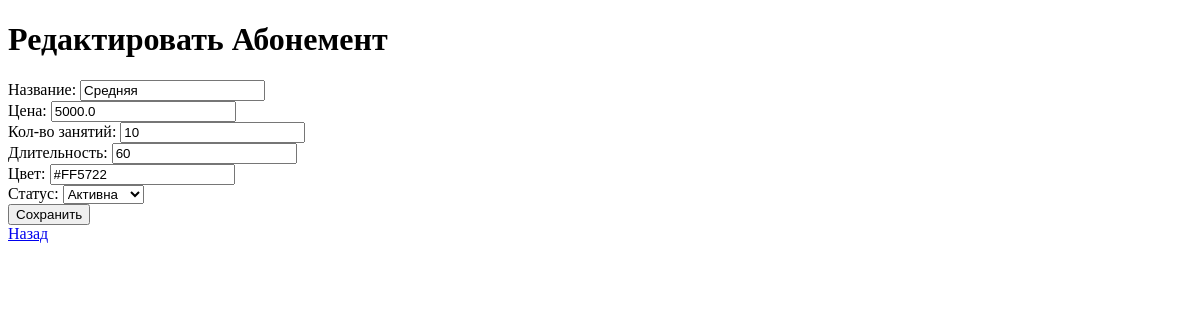
The page /cards/edit/1 on the database as committed earlier.
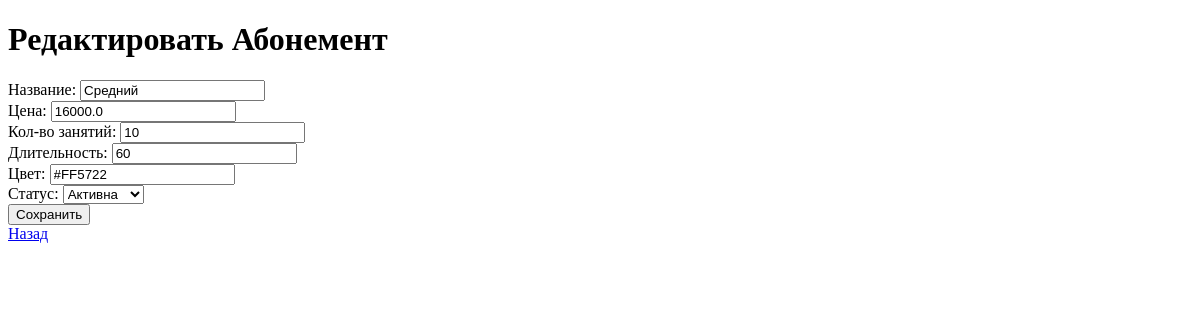
The same page on the database as committed later.
### tables this page shows
CREATE TABLE cards (
            id INTEGER PRIMARY KEY AUTOINCREMENT,
            name TEXT NOT NULL,
            price REAL NOT NULL,
            lessons_count INTEGER NOT NULL,
            duration TEXT NOT NULL,
            color TEXT,
            status TEXT NOT NULL,
            creation_date TEXT
        );

### app.py (the view, shortened to what this page needs)
@app.route("/cards/edit/<int:card_id>", methods=["GET", "POST"])
def edit_card(card_id):
    card = db.get_card_by_id(card_id)
    return render_template("edit_card.html", card=card)

### database.py (called while the page is built)
def get_connection():
    conn = sqlite3.connect(DB_NAME)
    conn.row_factory = sqlite3.Row
    return conn

def get_card_by_id(card_id):
    conn = get_connection()
    card = conn.execute("SELECT * FROM cards WHERE id=?", (card_id,)).fetchone()
    conn.close()
    return card

### templates/edit_card.html (shortened to what this page needs)
<!DOCTYPE html>
<html lang="ru">
<head>
</head>
<body>
<h1>Редактировать Абонемент</h1>
<form method="POST">
    Название: <input type="text" name="name" value="{{ card.name }}" required><br>
    Цена: <input type="number" name="price" value="{{ card.price }}" required><br>
    Кол-во занятий: <input type="number" name="lessons_count" value="{{ card.lessons_count }}" required><br>
    Длительность: <input type="text" name="duration" value="{{ card.duration }}" required><br>
    Цвет: <input type="text" name="color" value="{{ card.color }}"><br>
    Статус:
    <select name="status">
        <option {% if card.status=='Активна' %}selected{% endif %}>Активна</option>
    </select><br>
    <button type="submit">Сохранить</button>
</form>
<a href="{{ url_for('cards') }}">Назад</a>
</body>
</html>

Rows that differ between the two databases and show on the page:
changed cards "#FF5722": name "Средняя" → "Средний"; price "5000.0" → "16000.0"
